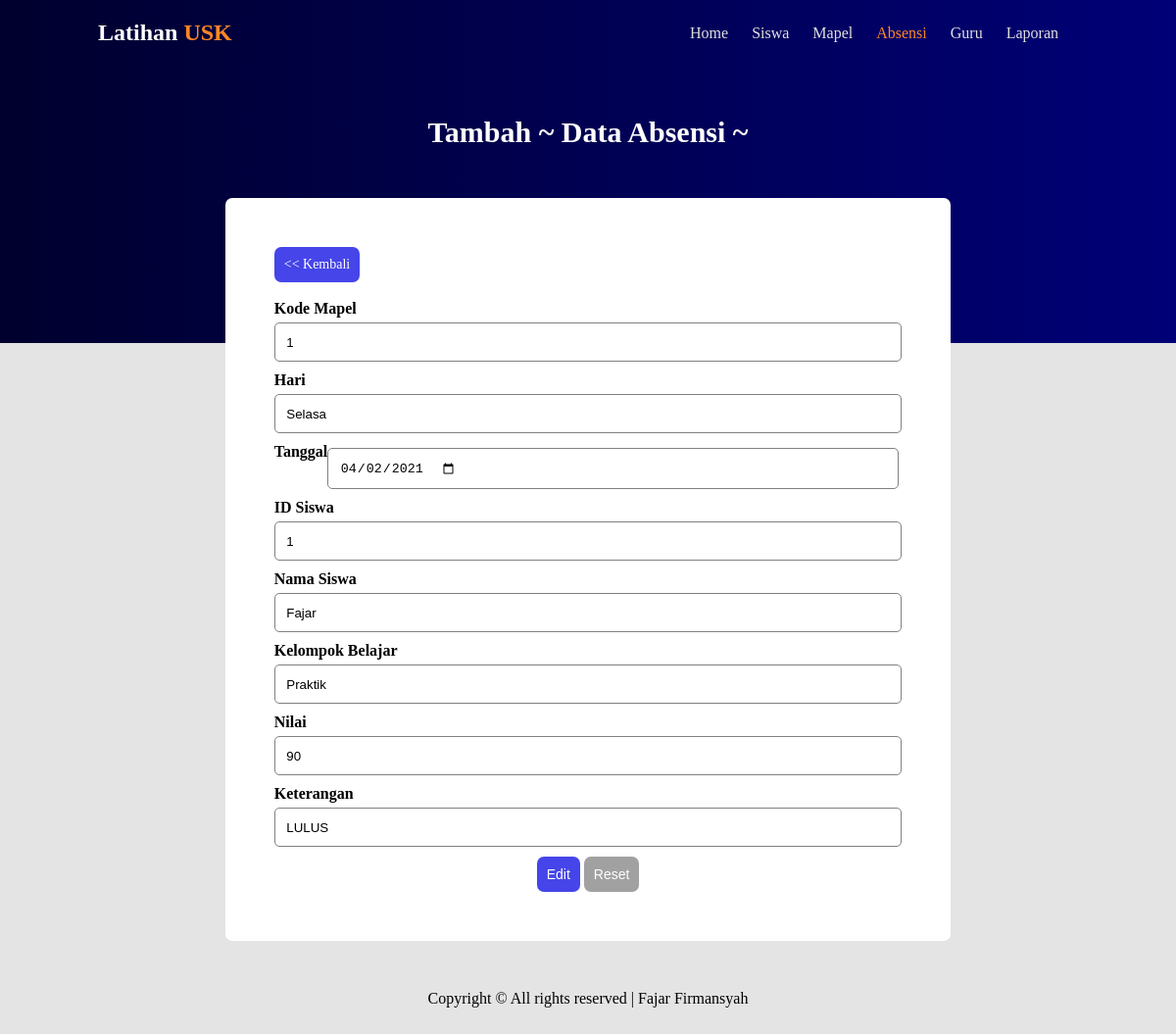
The app's page /edit_absensi.php?id_absensi=1 with its own data.
### tables this page shows
CREATE TABLE `tb_absensi` (
  `id_absensi` int(3) NOT NULL,
  `kode_mapel` int(3) DEFAULT NULL,
  `hari` varchar(10) DEFAULT NULL,
  `tanggal` date DEFAULT NULL,
  `id_siswa` int(3) DEFAULT NULL,
  `nama_siswa` varchar(50) DEFAULT NULL,
  `kelompok_belajar` varchar(30) DEFAULT NULL,
  `nilai` int(3) DEFAULT NULL,
  `ket` text DEFAULT NULL
);

### edit_absensi.php (the view, shortened to what this page needs)
<?php
include "./controller/const.php";
include "./controller/functions.php";
global $conn;
$id_absensi = $_GET['id_absensi'];
$query_absensi = mysqli_query($conn, "SELECT * FROM tb_absensi WHERE id_absensi = $id_absensi");
$edit = mysqli_fetch_array($query_absensi);
$kode_mapel = $edit['kode_mapel'];
$hari = $edit['hari'];
$tanggal = $edit['tanggal'];
$id_siswa = $edit['id_siswa'];
$nama_siswa = $edit['nama_siswa'];
$kelompok_belajar = $edit['kelompok_belajar'];
$nilai = $edit['nilai'];
$ket = $edit['ket'];
?>
<!DOCTYPE html>
<html lang="en">
<head>
    <link rel="stylesheet" href="./template/style1.css">
</head>
<body>
    <nav>
        <div class="container">
            <a href="index.php">
                <h1 class="logo">Latihan <label for="">USK</label> </h1>
            </a>
            <ul>
                <li><a href="index.php">Home</a></li>
                <li><a href="siswa.php">Siswa</a></li>
                <li><a href="mapel.php">Mapel</a></li>
                <li><a class="active" href="absensi.php">Absensi</a></li>
                <li><a href="guru.php">Guru</a></li>
                <li><a href="laporan.php">Laporan</a></li>
            </ul>
        </div>
    </nav>
    <br>
    <center>
        <section>
            <div class="container">
                <h2 class="title">Tambah <?= $absensi ?></h2>
                <div class="box">
                <a class="btn-primary" href="absensi.php">
                    << Kembali</a>
                        <br><br><br>
                        <form action="" method="post">
                            <label class="left" for="">Kode Mapel</label><br>
                            <input class="form-control" type="text" name="kode_mapel" value="<?= $kode_mapel ?>" required><br><br>
                            <label class="left" for="">Hari</label><br>
                            <input class="form-control" type="text" name="hari" value="<?= $hari ?>" required><br><br>
                            <label class="left" for="">Tanggal</label><br>
                            <input class="form-control" type="date" name="tanggal" value="<?= $tanggal ?>" required><br><br>
                            <label class="left" for="">ID Siswa</label><br>
                            <input class="form-control" type="text" name="id_siswa" value="<?= $id_siswa ?>" id="" required><br><br>
                            <label class="left" for="">Nama Siswa</label><br>
                            <input class="form-control" type="text" name="nama_siswa" value="<?= $nama_siswa ?>" id="" required><br><br>
                            <label class="left" for="">Kelompok Belajar</label><br>
                            <input class="form-control" type="text" name="kelompok_belajar" value="<?= $kelompok_belajar ?>" id="" required><br><br>
                            <label class="left" for="">Nilai</label><br>
                            <input class="form-control" type="number" name="nilai" value="<?= $nilai ?>" required><br><br>
                            <label class="left" for="">Keterangan</label><br>
                            <input class="form-control" type="text" name="ket" value="<?= $ket ?>" required><br><br>
                            <button class="btn-primary-confirm" type="submit" name="edit_absensi">Edit</button>
                            <button class="btn-secondary" type="reset" name="reset">Reset</button>
                        </form>
                </div>
    </center>
    <footer>
        <?= $footer ?>
    </footer>
</body>
</html>

### template/style1.css (style rules this page uses)
* { padding: 0; margin: 0; box-sizing: border-box; }
html, body { font-family: montserrat; margin-bottom: 30px; background-color: rgb(228, 228, 228); }
.container { margin-left: 100px; margin-right: 100px; top: 0; left: 0; right: 0; bottom: 0; }
body nav ul li a { text-decoration: none; }
nav { background: linear-gradient(to right, rgb(0, 0, 46), rgb(0, 0, 119)); height: 350px; width: 100%; }
nav h1 { color: white; }
h1 label { color: rgb(255, 135, 36); }
nav ul { margin-top: 25px; position: relative; float: right; }
nav ul li { display: inline-block; }
h1.logo { padding-top: 20px; float: left; }
nav ul li a { margin-right: 20px; list-style-type: none; margin-top: -50px; color: rgb(224, 224, 224); }
ul li a.active { color: rgb(255, 135, 36); }
.btn-primary { color: white; padding: 10px; text-decoration: none; border-radius: 7px; float: left; background-color: rgb(69, 69, 233); font-size: 14px; }
.btn-primary-confirm { color: white; padding: 10px; text-decoration: none; border-radius: 7px; background-color: rgb(69, 69, 233); font-size: 14px; border: none; }
.btn-secondary { color: white; padding: 10px; text-decoration: none; border-radius: 7px; background-color: rgb(161, 161, 161); font-size: 14px; border: none; }
.box { height: fit-content; width: fit-content; padding: 50px; background-color: white; border-radius: 7px; margin-top: 50px; }
h2.title { margin-top: -250px; color: white; font-size: 30px; }
.form-control { padding: 11.5px; border-radius: 5px; border: 1px solid grey; margin-bottom: 10px; margin-top: 5px; padding-right: 450px; float: left; }
label.left { float: left; font-weight: 600; }
footer { width: 100%; height: 50px; position: absolute; text-align: center; margin-top: 50px; }

### records on screen
tb_absensi: kode_mapel "1", hari "Selasa", tanggal "04/02/2021", id_siswa "1", nama_siswa "Fajar", kelompok_belajar "Praktik", nilai "90", ket "LULUS"

### other values on screen
$absensi "~ Data Absensi ~"
